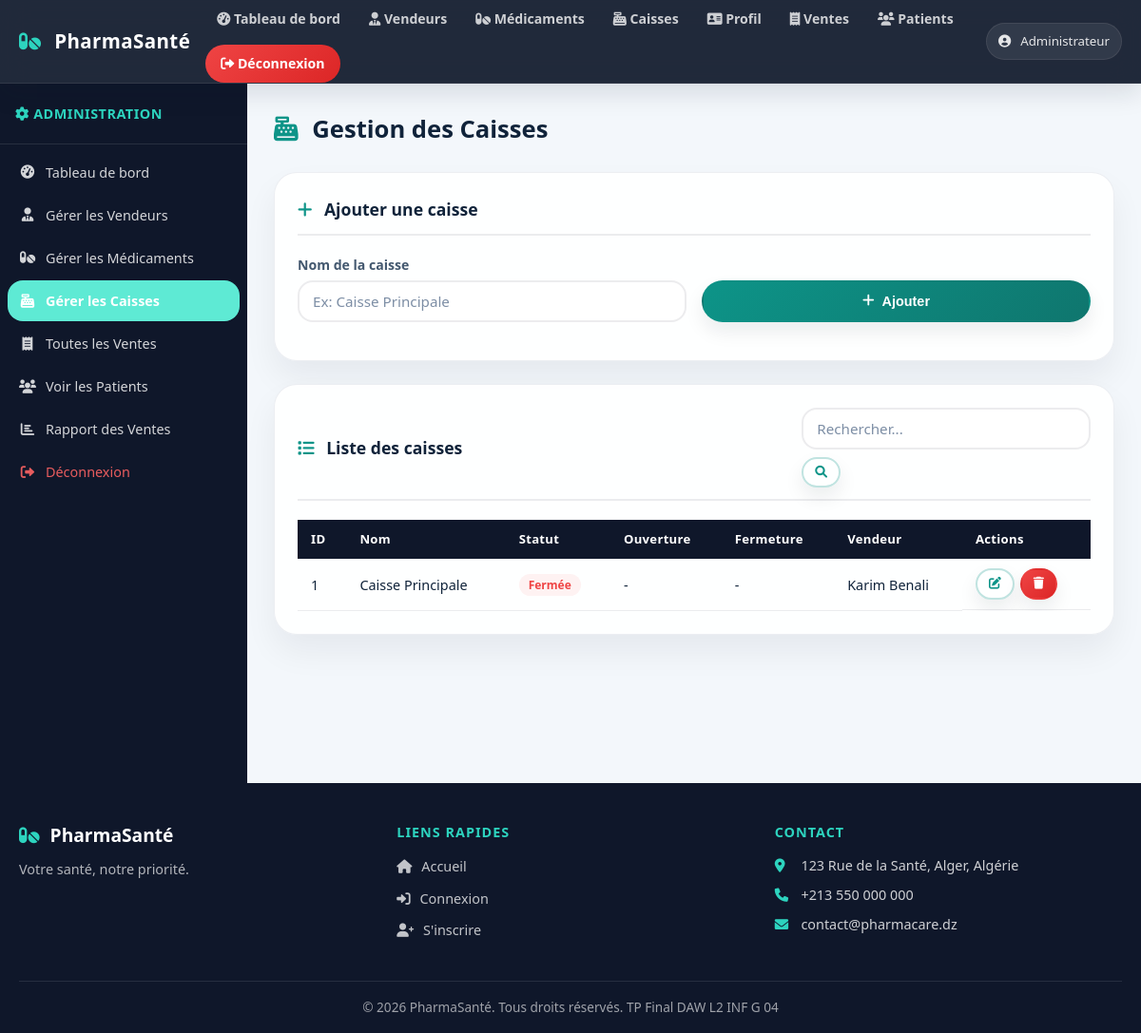
The app's page /gestion_caisse.php (signed in) with its own data.
### tables this page shows
CREATE TABLE `caisse` (
    `id` INT NOT NULL AUTO_INCREMENT,
    `nom` VARCHAR(100) NOT NULL,
    `montant_ouverture` DECIMAL(10,2) DEFAULT 0.00,
    `montant_fermeture` DECIMAL(10,2) DEFAULT NULL,
    `heure_ouverture` DATETIME DEFAULT NULL,
    `heure_fermeture` DATETIME DEFAULT NULL,
    `statut` ENUM('ouverte','fermee') DEFAULT 'fermee',
    `vendeur_id` INT DEFAULT NULL,
    PRIMARY KEY (`id`),
    CONSTRAINT `fk_caisse_vendeur`
        FOREIGN KEY (`vendeur_id`) REFERENCES `vendeur`(`id`) ON DELETE SET NULL
);

CREATE TABLE `vendeur` (
    `id` INT NOT NULL AUTO_INCREMENT,
    `nom` VARCHAR(100) NOT NULL,
    `email` VARCHAR(100) NOT NULL,
    `password` VARCHAR(255) NOT NULL,
    `role` ENUM('admin','vendeur') DEFAULT 'vendeur',
    `date_creation` TIMESTAMP DEFAULT CURRENT_TIMESTAMP,
    PRIMARY KEY (`id`),
    UNIQUE KEY `uq_vendeur_email` (`email`)
);

CREATE TABLE `site_profile` (
    `id` TINYINT UNSIGNED NOT NULL,
    `full_name` VARCHAR(150) NOT NULL,
    `phone` VARCHAR(30) NOT NULL,
    `email` VARCHAR(150) NOT NULL,
    `location` VARCHAR(200) NOT NULL,
    `bio` VARCHAR(500) NOT NULL,
    `photo_path` VARCHAR(255) DEFAULT NULL,
    `updated_at` TIMESTAMP DEFAULT CURRENT_TIMESTAMP ON UPDATE CURRENT_TIMESTAMP,
    PRIMARY KEY (`id`)
);

### includes/functions.php (called while the page is built, shortened)
<?php
function h($data) {
    return htmlspecialchars($data, ENT_QUOTES, 'UTF-8');
}
function getSiteProfile($conn) {
    $create = $conn->query("CREATE TABLE IF NOT EXISTS site_profile (
        id TINYINT UNSIGNED NOT NULL PRIMARY KEY,
        full_name VARCHAR(150) NOT NULL,
        phone VARCHAR(30) NOT NULL,
        email VARCHAR(150) NOT NULL,
        location VARCHAR(200) NOT NULL,
        bio VARCHAR(500) NOT NULL,
        photo_path VARCHAR(255) DEFAULT NULL,
        updated_at TIMESTAMP DEFAULT CURRENT_TIMESTAMP ON UPDATE CURRENT_TIMESTAMP
    ) ENGINE=InnoDB DEFAULT CHARSET=utf8mb4 COLLATE=utf8mb4_unicode_ci");
    $result = $conn->query("SELECT * FROM site_profile WHERE id=1");
    if ($result && ($row = $result->fetch_assoc())) {
        return $row;
    }
    $defaults = array(
        'full_name' => 'PharmaSanté',
        'phone' => '+213 550 000 000',
        'email' => 'contact@pharmacare.dz',
        'location' => '123 Rue de la Santé, Alger, Algérie',
        'bio' => 'Votre santé, notre priorité.',
        'photo_path' => null
    );
    return $defaults;
}
function formatDate($datetime) {
    if (!$datetime || $datetime === '0000-00-00 00:00:00') return '-';
    $ts = strtotime($datetime);
    return date('d/m/Y H:i', $ts);
}
?>

### gestion_caisse.php (the view, shortened to what this page needs)
<!DOCTYPE html>
<html lang="fr">
<head>
    <link rel="stylesheet" href="https://cdnjs.cloudflare.com/ajax/libs/font-awesome/6.0.0-beta3/css/all.min.css">
    <link rel="stylesheet" href="style.css">
</head>
<body class="dashboard-page">
<?php
require_once 'config/database.php';
require_once 'includes/functions.php';
include 'header.php';
$search = trim($_GET['search'] ?? '');
if ($search) {
    $like = '%' . $search . '%';
    $stmt = $conn->prepare("SELECT c.*, v.nom AS vendeur_nom FROM caisse c LEFT JOIN vendeur v ON c.vendeur_id=v.id WHERE c.nom LIKE ? ORDER BY c.id DESC");
    $stmt->bind_param("s", $like);
    $stmt->execute();
    $result = $stmt->get_result();
} else {
    $result = mysqli_query($conn, "SELECT c.*, v.nom AS vendeur_nom FROM caisse c LEFT JOIN vendeur v ON c.vendeur_id=v.id ORDER BY c.id DESC");
}
?>
<div class="dashboard-layout">
    <aside class="sidebar">
        <div class="sidebar-header"><i class="fas fa-cog"></i> Administration</div>
        <nav class="sidebar-nav">
            <a href="admin_dashboard.php"><i class="fas fa-tachometer-alt"></i> Tableau de bord</a>
            <a href="gestion_vendeur.php"><i class="fas fa-user-tie"></i> Gérer les Vendeurs</a>
            <a href="gestion_medicament.php"><i class="fas fa-pills"></i> Gérer les Médicaments</a>
            <a href="gestion_caisse.php" class="active"><i class="fas fa-cash-register"></i> Gérer les Caisses</a>
            <a href="liste_vente.php"><i class="fas fa-receipt"></i> Toutes les Ventes</a>
            <a href="admin_patients.php"><i class="fas fa-users"></i> Voir les Patients</a>
            <a href="rapport_ventes.php"><i class="fas fa-chart-bar"></i> Rapport des Ventes</a>
            <a href="logout.php" class="sidebar-logout"><i class="fas fa-sign-out-alt"></i> Déconnexion</a>
        </nav>
    </aside>
    <main class="dashboard-main">
        <div class="page-header"><h1><i class="fas fa-cash-register"></i> Gestion des Caisses</h1></div>
        <div class="section-card">
            <div class="section-card-header"><h2><i class="fas fa-plus"></i> Ajouter une caisse</h2></div>
            <form method="POST" class="inline-form">
                <div class="form-row">
                    <div class="form-group"><label>Nom de la caisse</label><input type="text" name="nom" class="form-input" placeholder="Ex: Caisse Principale" required></div>
                    <div class="form-group form-group-btn"><button type="submit" class="btn btn-primary"><i class="fas fa-plus"></i> Ajouter</button></div>
                </div>
            </form>
        </div>
        <div class="section-card">
            <div class="section-card-header">
                <h2><i class="fas fa-list"></i> Liste des caisses</h2>
                <form method="GET" class="search-form">
                    <input type="text" name="search" class="form-input" placeholder="Rechercher..." value="<?php echo h($search); ?>">
                    <button type="submit" class="btn btn-outline btn-sm"><i class="fas fa-search"></i></button>
                </form>
            </div>
            <div class="table-responsive">
                <table class="data-table">
                    <thead>
                        <tr><th>ID</th><th>Nom</th><th>Statut</th><th>Ouverture</th><th>Fermeture</th><th>Vendeur</th><th>Actions</th></tr>
                    </thead>
                    <tbody>
                    <?php $hasRows = false; while ($c = mysqli_fetch_assoc($result)): $hasRows = true; ?>
                        <tr>
                            <td><?php echo $c['id']; ?></td>
                            <td><?php echo h($c['nom']); ?></td>
                            <td><?php echo $c['statut'] === 'ouverte' ? '<span class="badge badge-success">Ouverte</span>' : '<span class="badge badge-danger">Fermée</span>'; ?></td>
                            <td><?php echo formatDate($c['heure_ouverture']); ?></td>
                            <td><?php echo formatDate($c['heure_fermeture']); ?></td>
                            <td><?php echo $c['vendeur_nom'] ? h($c['vendeur_nom']) : '-'; ?></td>
                            <td class="actions">
                                <button class="btn btn-sm btn-outline" onclick="openCaisseEdit(<?php echo $c['id']; ?>,'<?php echo h(addslashes($c['nom'])); ?>')"><i class="fas fa-edit"></i></button>
                                <?php if ($c['statut'] === 'fermee'): ?>
                                <button class="btn btn-sm btn-danger" onclick="deleteConfirmation(<?php echo $c['id']; ?>, 'delete-form-caisse')"><i class="fas fa-trash"></i></button>
                                <?php endif; ?>
                            </td>
                        </tr>
                    <?php endwhile; ?>
                    </tbody>
                </table>
            </div>
        </div>
    </main>
</div>
<?php include 'footer.php'; ?>
</body>
</html>

### footer.php (shortened to what this page needs)
<?php $siteProfile = getSiteProfile($conn); ?>
<footer class="site-footer">
    <div class="footer-inner">
        <div class="footer-brand">
            <h3><i class="fas fa-pills"></i> <?php echo h($siteProfile['full_name']); ?></h3>
            <p><?php echo h($siteProfile['bio']); ?></p>
        </div>
        <div class="footer-links">
            <h4>Liens rapides</h4>
            <ul>
                <li><a href="index.php"><i class="fas fa-home"></i> Accueil</a></li>
                <li><a href="login.php"><i class="fas fa-sign-in-alt"></i> Connexion</a></li>
                <li><a href="register_patient.php"><i class="fas fa-user-plus"></i> S'inscrire</a></li>
            </ul>
        </div>
        <div class="footer-contact">
            <h4>Contact</h4>
            <p><i class="fas fa-map-marker-alt"></i> <?php echo h($siteProfile['location']); ?></p>
            <p><i class="fas fa-phone"></i> <?php echo h($siteProfile['phone']); ?></p>
            <p><i class="fas fa-envelope"></i> <?php echo h($siteProfile['email']); ?></p>
        </div>
    </div>
    <div class="footer-bottom">
        <p>&copy; 2026 PharmaSanté. Tous droits réservés. TP Final DAW L2 INF G 04</p>
    </div>
</footer>

### records on screen
caisse: id "1", nom "Caisse Principale", statut "Fermée", heure_ouverture "-", heure_fermeture "-", vendeur.nom "Karim Benali"
site_profile: full_name "PharmaSanté", bio "Votre santé, notre priorité.", location "123 Rue de la Santé, Alger, Algérie", phone "+213 550 000 000", email "contact@pharmacare.dz"

### other values on screen
$userName "Administrateur"
